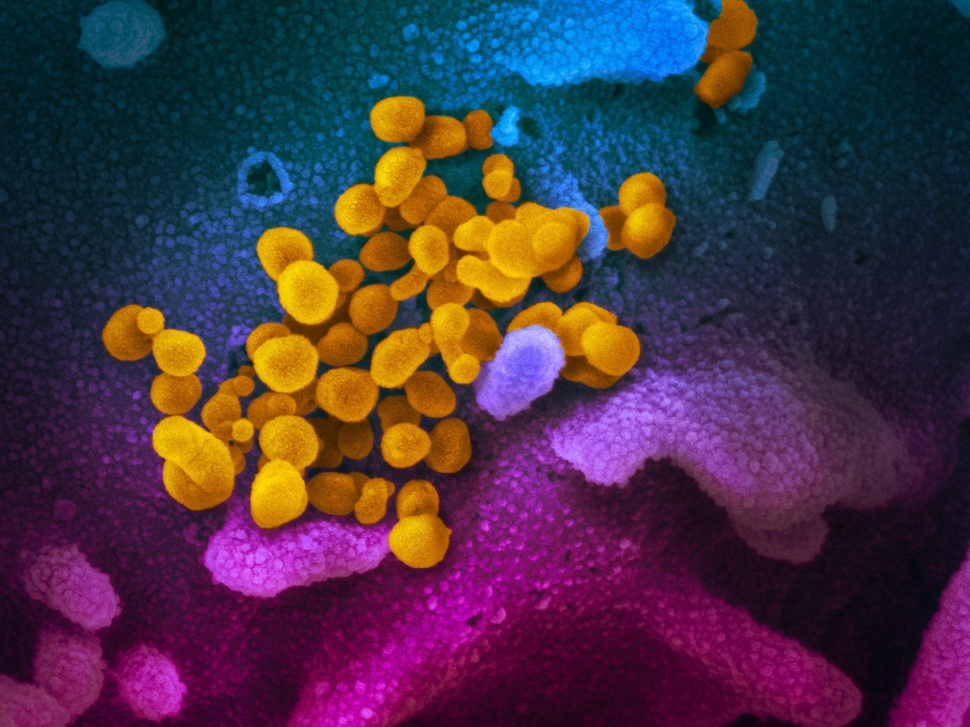
#> input picture FinalExam/Question3/COVID-19.jpg, 970 x 727 px, shrunk from 1899 x 1424 before the run
$ python Question3.py
#> lines starting #> are read from the running program, lines starting #| are printed output that depends on the picture; after the words box and inside, x2 and y2 are one past the last pixel; in counts of white or black regions, pixels touching at a corner belong together
import cv2 as cv
import numpy as np

image = cv.imread('./COVID-19.jpg')
#> image is the input picture: shape (727, 970, 3); mean B, G, R 68.1, 50.9, 73.2
seperate_blur = cv.medianBlur(image, 49)
gray_img = cv.cvtColor(seperate_blur, cv.COLOR_BGR2GRAY)

# Use invert when the objects are connected
ret, thresh = cv.threshold(gray_img, 0, 255, cv.THRESH_BINARY_INV + cv.THRESH_OTSU)
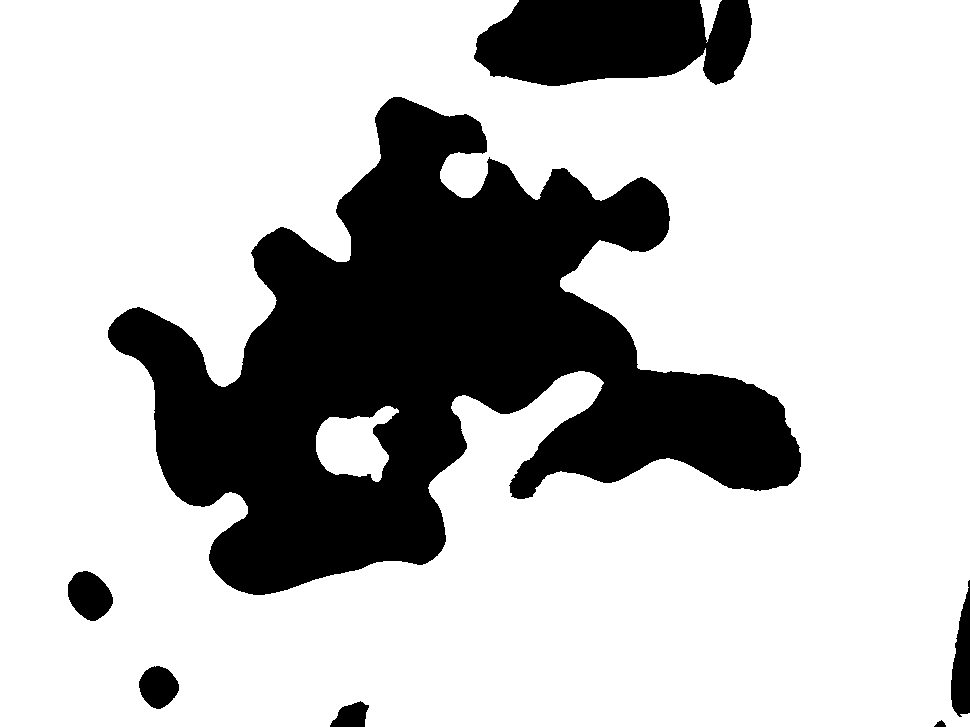
#> thresh: shape (727, 970); 75% white; 7 black regions, largest, box (x1, y1, x2, y2) and area: (108, 97, 801, 595) 151261, (474, 0, 752, 86) 19506, (951, 580, 970, 717) 1707
#> ret = 75
# ret, thresh = cv.threshold(gray_img, 0, 255, cv.THRESH_BINARY + cv.THRESH_OTSU)
cv.imwrite('thresh_otsu.jpg', thresh)

# noise removal
kernel = np.ones((3, 3), np.uint8)
opening = cv.morphologyEx(thresh, cv.MORPH_OPEN, kernel, iterations=2)
#> opening: shape (727, 970); 75% white; 7 black regions, largest, box (x1, y1, x2, y2) and area: (108, 97, 801, 595) 151359, (474, 0, 752, 86) 19558, (951, 580, 970, 717) 1716
cv.imwrite('opening.jpg', opening)

# sure background area
sure_bg = cv.dilate(opening, kernel, iterations=3)
#> sure_bg: shape (727, 970); 77.4% white; 7 black regions (1 under 20 px), largest, box (x1, y1, x2, y2) and area: (111, 100, 798, 592) 138407, (478, 0, 749, 83) 17614, (954, 597, 970, 711) 1214, (71, 575, 110, 617) 1085, (142, 670, 176, 705) 790, (334, 706, 364, 727) 423
cv.imwrite('sure_background.jpg', sure_bg)

# Finding sure foreground area
dist_transform = cv.distanceTransform(opening, cv.DIST_L2, 5)
cv.imwrite('distance_transford.jpg', dist_transform)
ret, sure_fg = cv.threshold(dist_transform, 0.7 * dist_transform.max(), 255, 0)
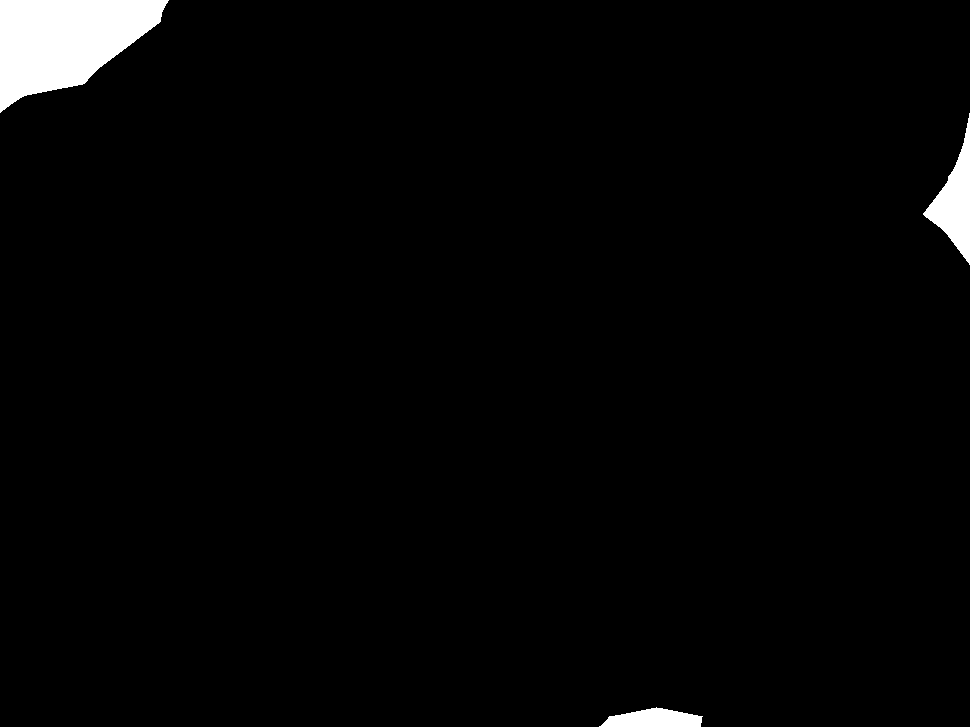
#> sure_fg: shape (727, 970) float32; 2.3% white; 3 white regions, box (x1, y1, x2, y2) and area: (0, 0, 169, 113) 11917, (923, 113, 970, 265) 2847, (599, 707, 703, 727) 1445
#> ret = 233.8
cv.imwrite('sure_foreground.jpg', sure_fg)

# Finding unknown region
sure_fg = np.uint8(sure_fg)
unknown = cv.subtract(sure_bg, sure_fg)
#> unknown: shape (727, 970); 75.1% white; 10 black regions (1 under 20 px)
cv.imwrite('unknown_region.jpg', unknown)

# Marker labelling
ret, markers = cv.connectedComponents(sure_fg)
#> markers: shape (727, 970) int32; 4 distinct labels, from 0 to 3
#> ret = 4

# Add one to all labels so that sure background is not 0, but 1
markers = markers + 1
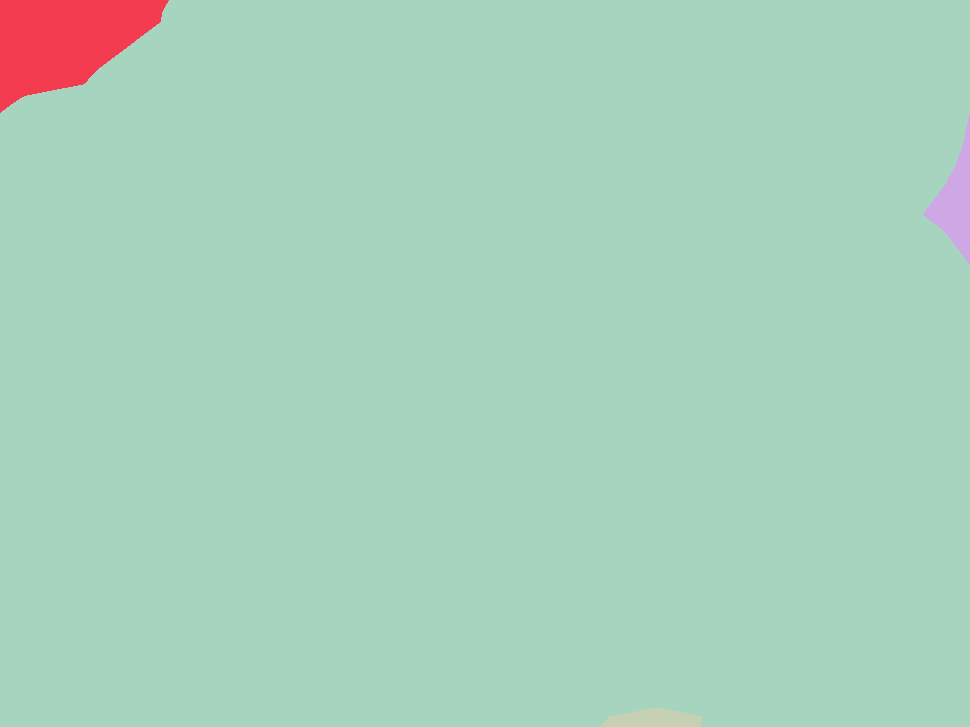
#> markers: shape (727, 970) int32; 4 distinct labels, from 1 to 4; one colour per label, 0 black

# Now, mark the region of unknown with zero
markers[unknown == 255] = 0
#> markers: shape (727, 970) int32; 5 distinct labels, from 0 to 4
markers = cv.watershed(image, markers)
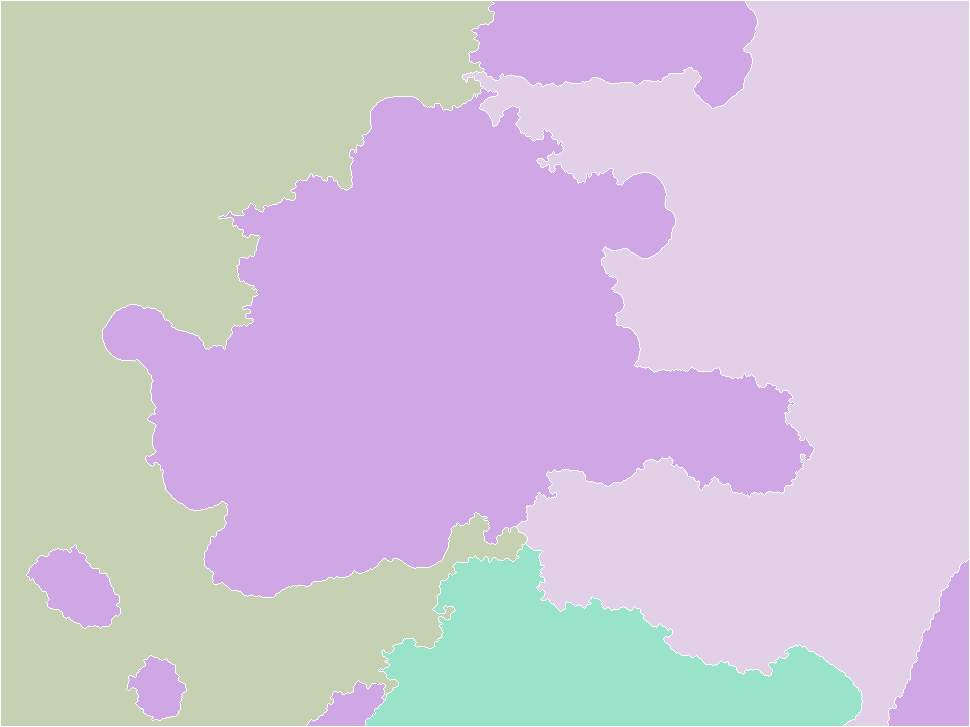
#> markers: shape (727, 970) int32; 5 distinct labels, from -1 to 4; one colour per label, 0 black, -1 white
cv.imwrite('connect_makers.jpg', markers)
image[markers == -1] = [255, 0, 0]
#> image: shape (727, 970, 3); 1.22% of pixels changed, all inside (x1, y1, x2, y2) = (0, 0, 970, 727)

contours, hierarchy = cv.findContours(markers.copy(), cv.RETR_CCOMP, cv.CHAIN_APPROX_SIMPLE)
#> contours = 11 contours; largest, box (x1, y1, x2, y2) and area: (1, 1, 527, 726) 212732, (463, 1, 969, 726) 211458, (103, 88, 814, 597) 188550, (366, 544, 862, 726) 47086, (469, 1, 757, 108) 21592

for i in range(len(contours)):
    if hierarchy[0][i][3] == -1:
        cv.drawContours(image, contours, i, (0, 0, 255), 5)
#> this loop made 11 passes
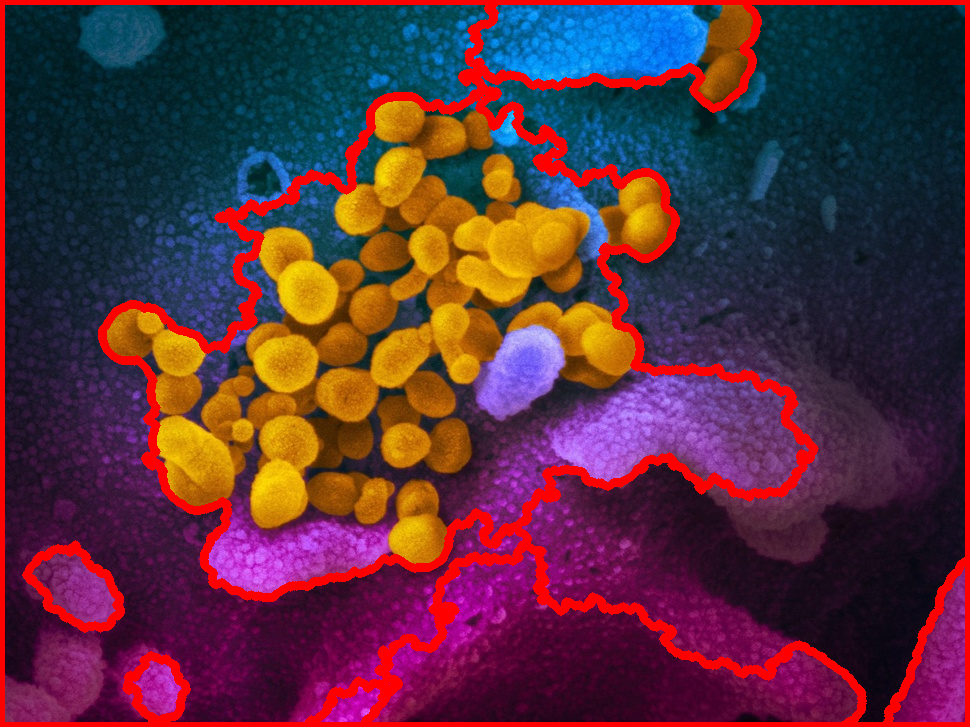
#> image: shape (727, 970, 3); mean B, G, R 60.1, 46.8, 89.1

stack = np.hstack([thresh, sure_fg, unknown])
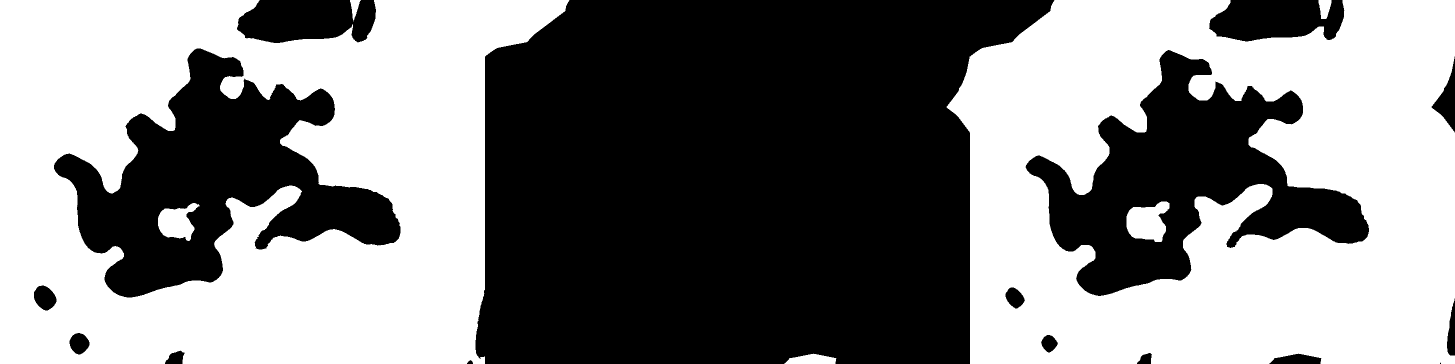
#> stack: shape (727, 2910) (shown at 1/2 size); 50.8% white; 16 black regions (1 under 20 px), largest, box (x1, y1, x2, y2) and area: (951, 0, 2109, 727) 702605, (108, 97, 801, 595) 151261, (2051, 100, 2738, 592) 138407
cv.imwrite('visualize_original.bmp', image)
cv.imshow('Stack', stack)
cv.imshow('Makers', image)
print('Finish Compute')
cv.waitKey(0)
cv.destroyAllWindows()
